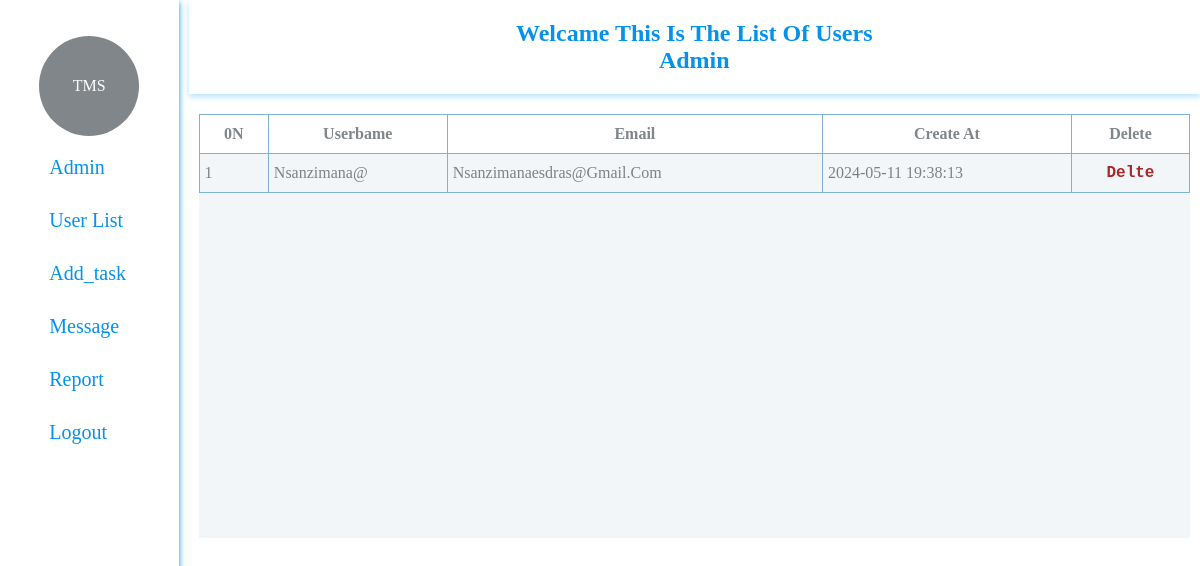
The app's page /Admin_panel/user_list.php (signed in), older data.
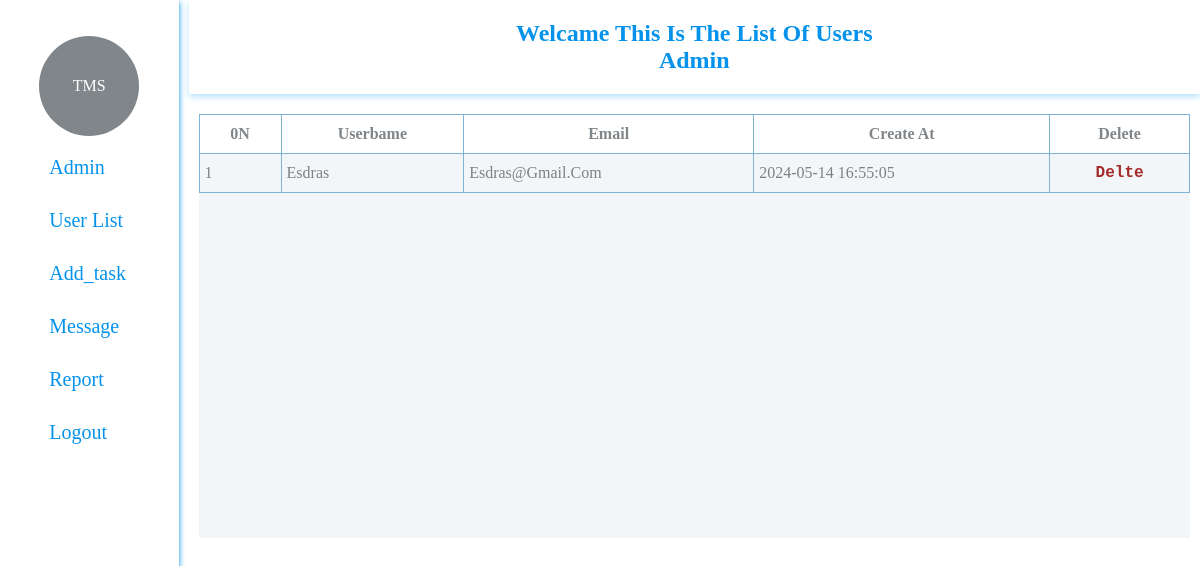
The same page, newer data.
### tables this page shows
CREATE TABLE `users` (
  `id` int(11) NOT NULL,
  `username` varchar(50) NOT NULL,
  `email` varchar(100) NOT NULL,
  `password` varchar(255) NOT NULL,
  `created_at` timestamp NOT NULL DEFAULT current_timestamp()
);

### Admin_panel/user_list.php (the view, shortened to what this page needs)
<?php
$conn=new mysqli("localhost","root","","groupworkclass");
?>
<!DOCTYPE html>
<html lang="en">
<head>
  <link rel="stylesheet" href="../stylesheet/panel.css">
</head>
<body>
<div class="container">
    <div class="left_side">
      <nav>
        <ul>
        <div class="user">TMS</div>
        <li><a href="./admin_panel.php">Admin</a></li>
        <li><a href="./user_list.php">user list</a></li>
          <li><a href="./add_task.php">add_task</a></li>
          <li><a href="./respond.php">message</a></li>
          <li><a href="./report.php">Report</a></li>
          <li><a href="logout.php">Logout</a></li>
        </ul>
      </nav>
    </div>
    <div class="right_side">
      <header>
        <h2>welcame this is the list of users</h2>
        <h2><?php echo $_SESSION['admin'];?> </h2>
      </header>
      <div class="table2">
      <table border="1">
        <tr>
          <th>0N</th>
          <th>userbame</th>
          <th>email</th>
          <th>create at</th>
          <th>delete</th>
        </tr>
        <?php
            $sql=$conn->query("SELECT * FROM `users`");
            $num=1;
            while ($row=$sql->fetch_array()) { ?>
            <tr>
            <td><?php echo $num; ?></td>
              <td><?php echo $row[1]; ?></td>
              <td><?php echo $row[2]; ?></td>
              <td><?php echo $row[4]; ?></td>
              <th class="d" ><a class="d"  href="?delete=<?php echo $row[0]; ?>">delte</a></th>
            </tr>
            <?php $num++; }  ?>
      </table>
      </div>
    </div>
  </div>
</body>
</html>

### stylesheet/panel.css (style rules this page uses)
* { margin: 0; padding: 0; text-transform: capitalize; text-decoration: none; list-style: none; }
body, .container { width: 100%; height: 100vh; background-color: white ; display: flex; gap: 10px; color: rgb(202, 202, 202); }
.container .left_side { width: 15%; box-shadow: 0px 2px 6px #0492eb; }
.container .left_side nav { margin-top: 20%; width: 100%; justify-content: center; display: flex; }
.container .left_side nav ul li { margin-top: 10px; padding: 10px; width: 100%; }
.container .left_side nav ul li a { color: #0492eb; font-size: 20px; transition: 0.4s; }
.right_side { width: 85%; display: block; background-color: white; align-items: center; display: flex; flex-direction: column; }
.right_side header { width: 100%; padding: 20px 0px 20px 0px; justify-content: center; align-items: center; display: flex; flex-direction: column; background-color: white; color: #0492eb; text-transform: capitalize; box-shadow:0px 3px 6px #b8e4ff; }
.right_side .table2 { width: 98%; background-color: #f3f6f8; margin-top: 2%; height: 53vh; overflow-y: scroll; }
.right_side .table2 table { width: 100%; border-collapse: collapse; border-color: #7fb3d5; color: grey; }
.right_side .table2 table tr th { border-collapse: collapse; padding: 10px; border-color: #7fb3d5; }
.right_side .table2 table tr:nth-child(odd) { background-color: white; color: #81868a; border: none; }
.right_side .table2 table tr td { border-collapse: collapse; padding: 5px; border-color: #7fb3d5; }
.d { color: brown; font-family: 'Courier New', Courier, monospace; font-weight: bold; text-align: center; text-decoration: none; }
.user { width: 100px; height: 100px; background-color: #81868a; border-radius: 50%; color: white; justify-content: center; align-items: center; display: flex; }

Row changes from the older to the newer data that the page shows:
removed users: username "Nsanzimana@", email "Nsanzimanaesdras@gmail.com", created_at "2024-05-11 19:38:13"
added users: username "Esdras", email "Esdras@gmail.com", created_at "2024-05-14 16:55:05"
